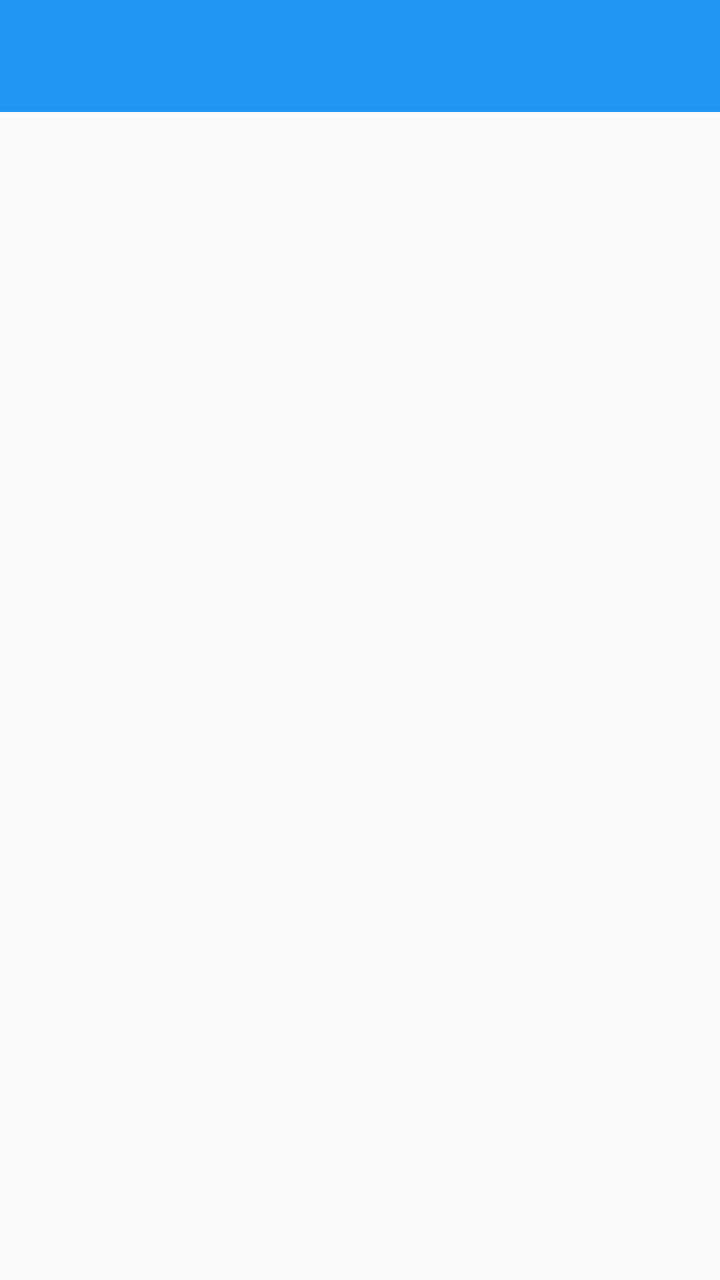
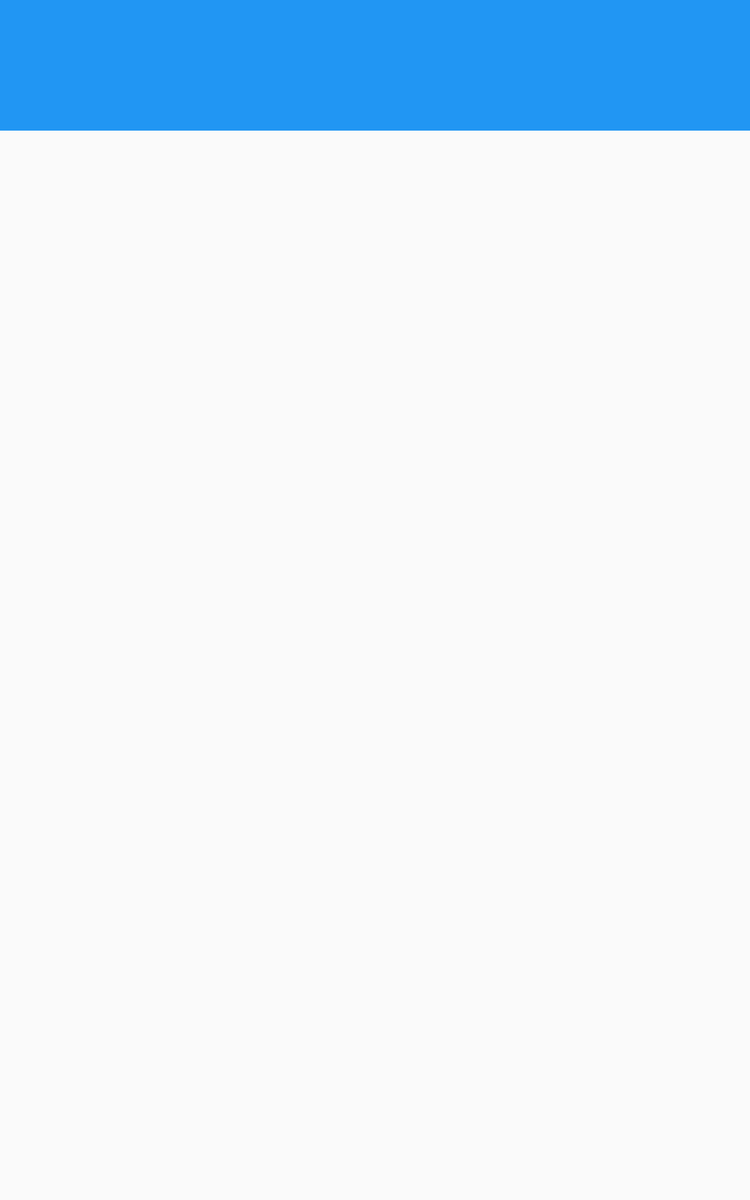

The same Android screen from two of the app's own layout files: first res/layout/ as a phone draws it, then the author's variant for another configuration, drawn on a device whose configuration selects that folder. Both files follow.
<!-- AndroidManifest.xml: application theme AppTheme.Base -->
<!-- res/layout/activity_match.xml -->
<?xml version="1.0" encoding="utf-8"?>
<LinearLayout
    xmlns:android="http://schemas.android.com/apk/res/android"
    android:layout_width="fill_parent"
    android:layout_height="fill_parent"
    android:orientation="vertical"
    android:tag="normal_screen"
    android:id="@+id/matchActivity">

    <include
        android:id="@+id/toolbar"
        layout="@layout/toolbar" />

    <android.support.v4.view.ViewPager
        android:id="@+id/pager"
        android:layout_width="fill_parent"
        android:layout_height="fill_parent">

        <android.support.v4.view.PagerTabStrip
            android:id="@+id/pager_header"
            android:layout_width="fill_parent"
            android:layout_height="wrap_content"
            android:background="@color/primary"
            android:textColor="@color/icons" />

    </android.support.v4.view.ViewPager>

</LinearLayout>
<!-- res/layout/toolbar.xml (included above) -->
<?xml version="1.0" encoding="utf-8"?>
<android.support.v7.widget.Toolbar xmlns:android="http://schemas.android.com/apk/res/android"
    android:id="@+id/toolbar"
    android:layout_width="fill_parent"
    android:layout_height="wrap_content"
    android:background="@color/primary"
    android:minHeight="?actionBarSize"/>
<!-- resources referenced by this layout -->
<resources>
  <color name="icons">#FFFFFF</color>
  <color name="primary">#2196F3</color>
  <style name="AppTheme.Base" parent="@style/Theme.AppCompat.Light">
          <item name="android:textColorPrimary">@color/icons</item>
          <item name="android:textColorSecondary">@color/divider</item>
          <item name="android:windowNoTitle">true</item>
          <item name="android:textColor">@color/primary_text</item>
          <item name="actionMenuTextColor">@color/icons</item>
          <item name="windowActionBar">false</item>
          <item name="colorControlNormal">@color/divider</item>
          <item name="colorControlActivated">@color/accent</item>
          <item name="colorControlHighlight">@color/primary_light</item>
          <item name="colorPrimaryDark">@color/primary_dark</item>
      </style>
  <color name="divider">#B6B6B6</color>
  <color name="primary_text">#212121</color>
  <color name="accent">#448AFF</color>
  <color name="primary_light">#BBDEFB</color>
  <color name="primary_dark">#1976D2</color>
</resources>
<!-- res/layout-large/activity_match.xml (the author's variant of the layout above) -->
<!-- drawn on a 7-inch tablet held upright -->
<?xml version="1.0" encoding="utf-8"?>
<LinearLayout xmlns:android="http://schemas.android.com/apk/res/android"
    android:layout_width="fill_parent"
    android:layout_height="fill_parent"
    android:orientation="vertical"
    android:id="@+id/matchActivity"
    android:tag="big_screen"
    android:screenOrientation="portrait">

    <include
        android:id="@+id/toolbar"
        layout="@layout/toolbar" />

    <LinearLayout
        android:orientation="horizontal"
        android:layout_width="fill_parent"
        android:layout_height="fill_parent"
        android:baselineAligned="false">

        <LinearLayout
            android:layout_width="fill_parent"
            android:layout_height="fill_parent"
            android:orientation="vertical"
            android:layout_weight="1">

            <TextView
                android:layout_width="fill_parent"
                android:layout_height="wrap_content"
                android:textAppearance="?android:attr/textAppearanceMedium"
                android:id="@+id/match1Team"
                android:gravity="center"
                android:padding="8dp"
                android:textStyle="bold"
                android:textColor="@color/icons"
                android:background="@color/primary" />

            <FrameLayout
                android:id="@+id/match1"
                android:layout_width="fill_parent"
                android:layout_height="fill_parent"/>
        </LinearLayout>

        <LinearLayout
            android:layout_width="fill_parent"
            android:layout_height="fill_parent"
            android:orientation="vertical"
            android:layout_weight="1">

            <TextView
                android:layout_width="fill_parent"
                android:layout_height="wrap_content"
                android:textAppearance="?android:attr/textAppearanceMedium"
                android:id="@+id/match2Team"
                android:gravity="center"
                android:padding="8dp"
                android:textStyle="bold"
                android:textColor="@color/icons"
                android:background="@color/primary" />

            <FrameLayout
                android:id="@+id/match2"
                android:layout_width="fill_parent"
                android:layout_height="fill_parent"/>
        </LinearLayout>
    </LinearLayout>

</LinearLayout>
